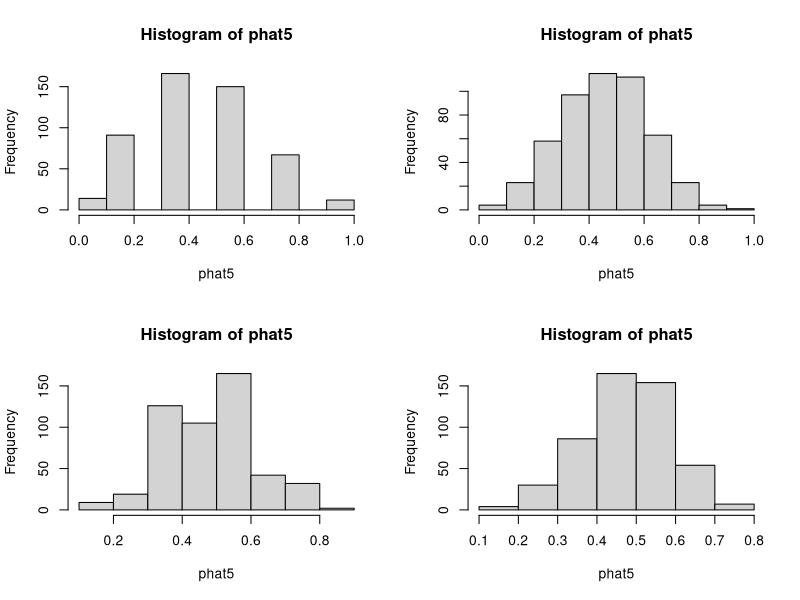
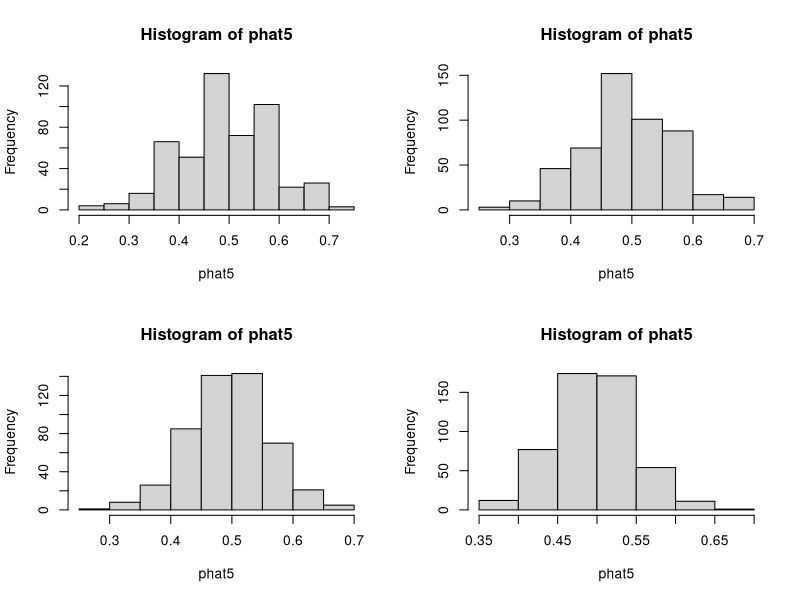
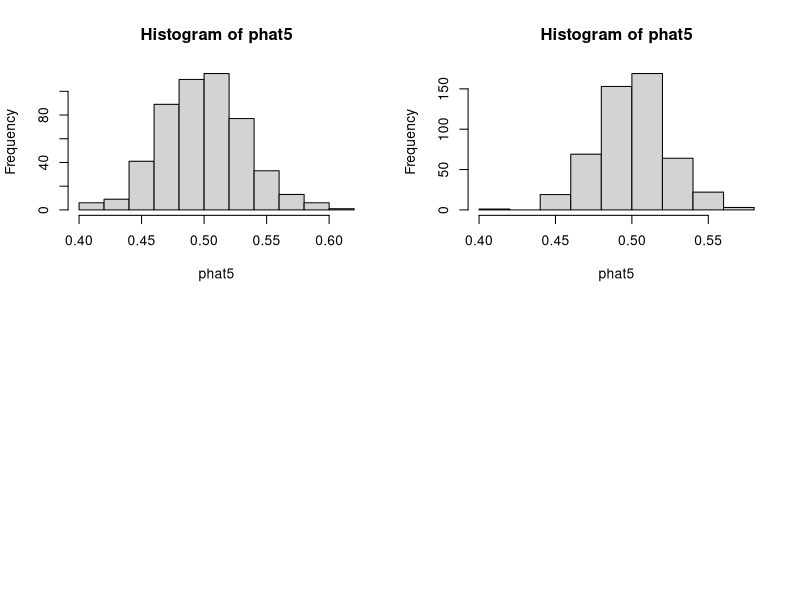

These figures' R source, in order:
#Teorema del límite central

poblacion = rep(c(0.,1),each=500 )


MuestraAleatoria= function(n){
  m=sample(poblacion, n, replace=TRUE)
  return(m)
}
MuestraAleatoria(20)  





grafico<-function(n){
M=500
y=matrix(MuestraAleatoria(n*M), ncol=n)

pgorro= function(x){
  sum(x)/n
}
phat5=apply(y, 1, pgorro)
hist(phat5)}

par(mfrow=c(2,2))
grafico(5) 
grafico(10)
grafico(15)
grafico(20)
grafico(30)
grafico(50)
grafico(60)
grafico(100)
grafico(200)
grafico(500)
